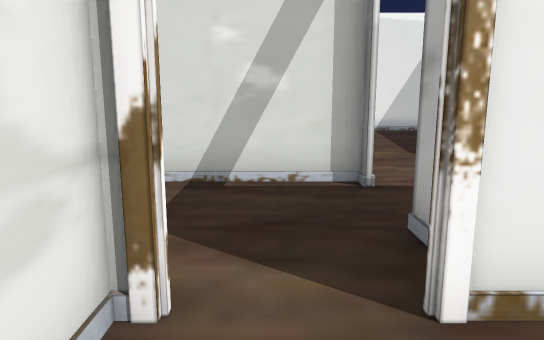
[1] (above)

23 first-person views from a walk through a scene from a Unity 3-D project. The camera is 1.3 m above the floor, tilts 10° down and sees 70° across. The floor is counted in squares, 1 m on a side. Each view is taken from the middle of a square. On the plan, view 1 faces up. The plan holds only what a view shows up to about 16 squares ahead; the rest is blank. The place goes on beyond the plan. The player character is not drawn. Some animated figures are left out. Door leaves are left out, so doorways stand open.

[2]
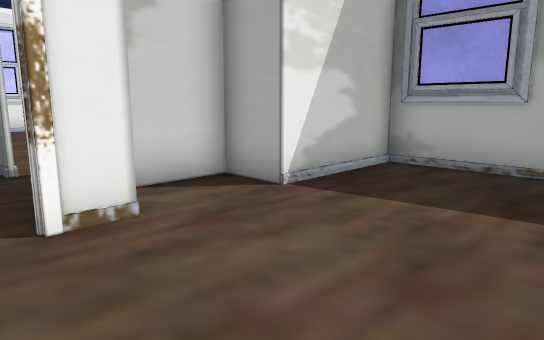

[3]
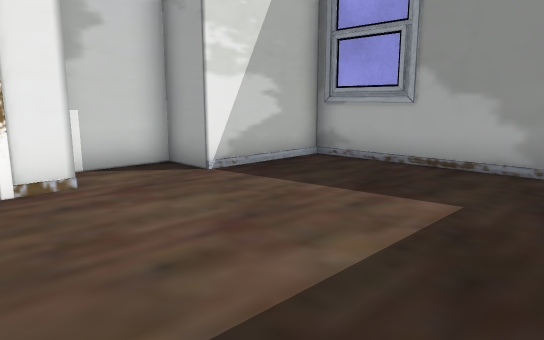

[4]
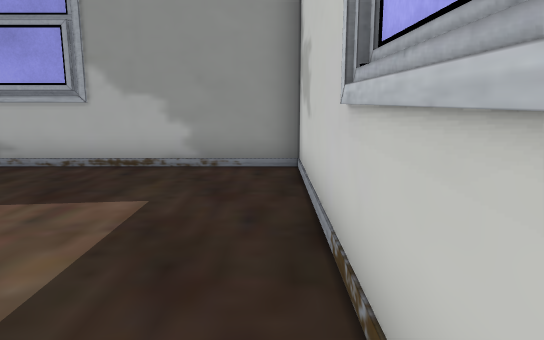

[5]
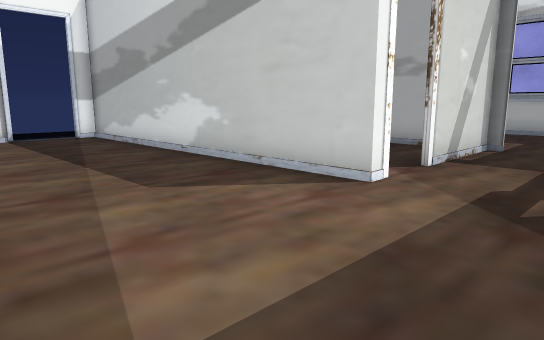

[6]
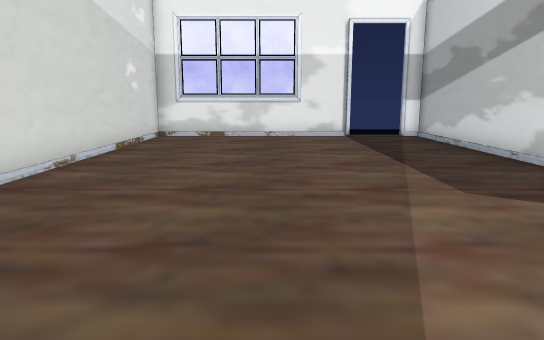

[7]
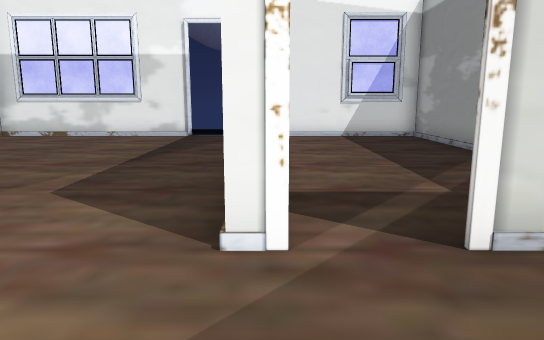

[8]
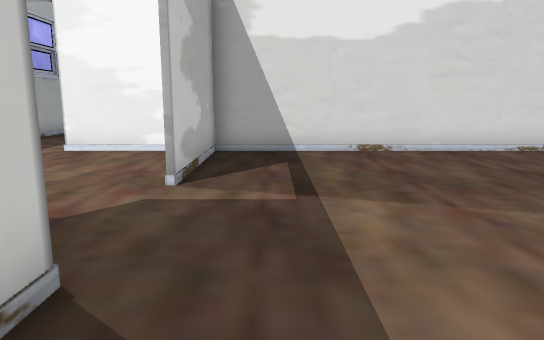

[9]
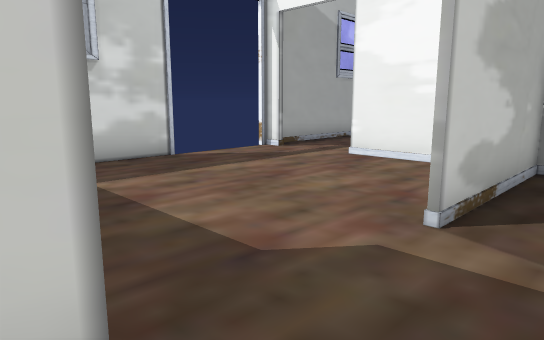

[10]
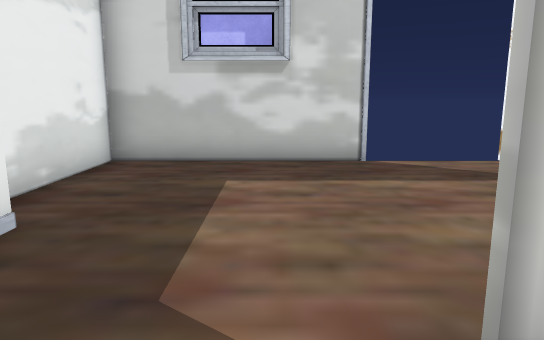

[11]
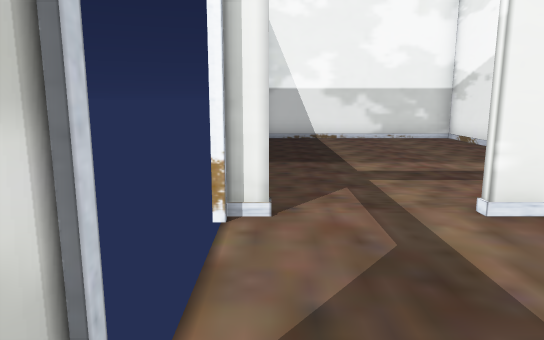

[12]
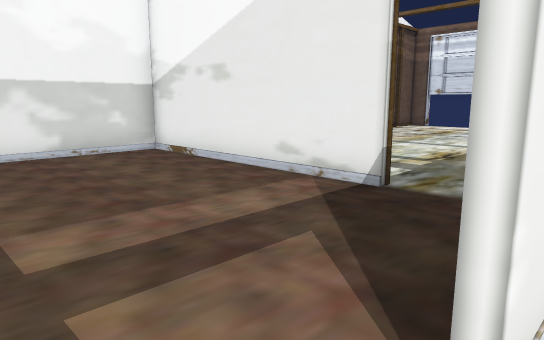

[13]
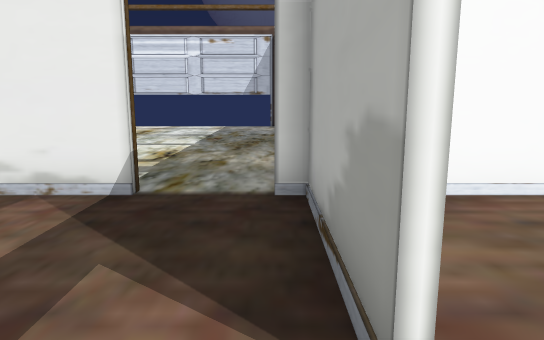

[14]
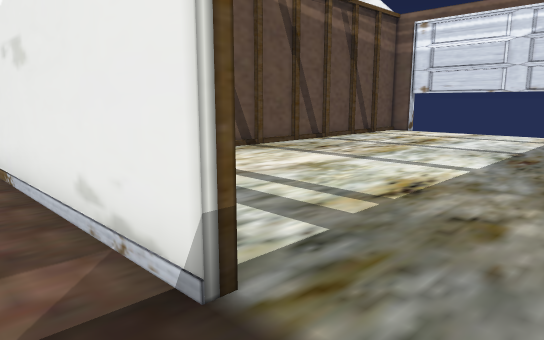

[15]
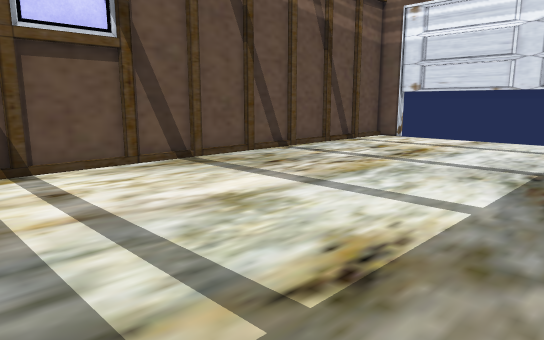

[16]
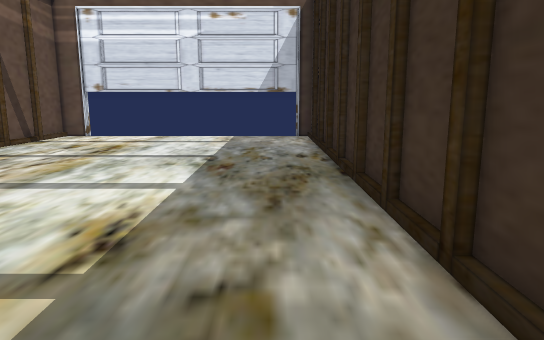

[17]
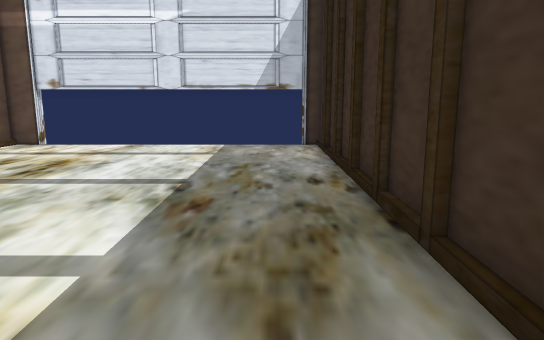

[18]
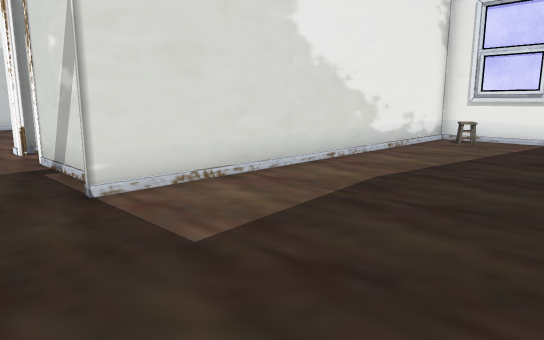

[19]
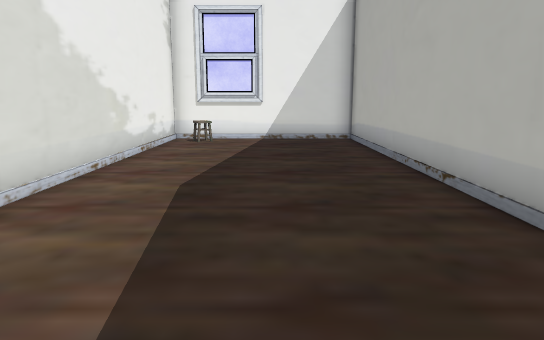

[20]
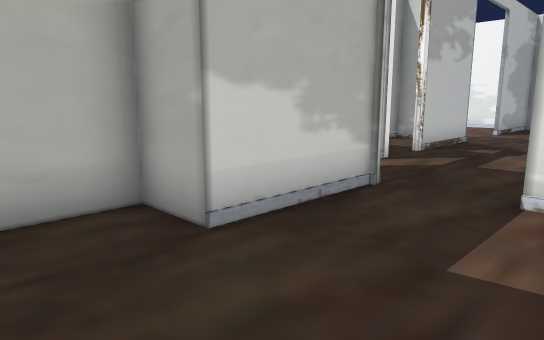

[21]
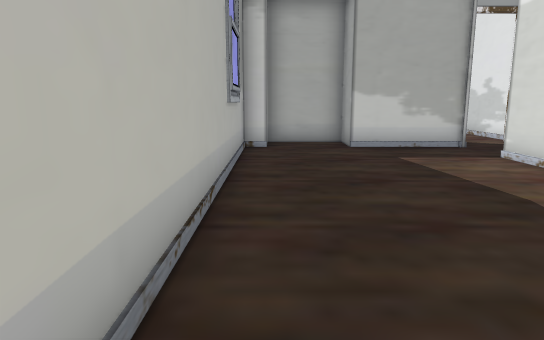

[22]
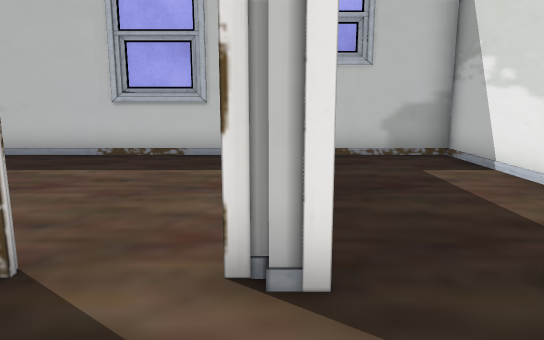

[23]
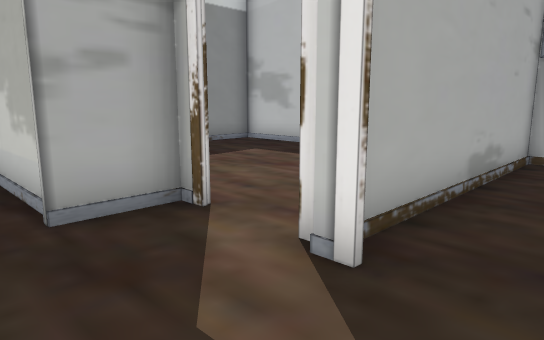

### Floor plan
Ten units are one square. View 1 is at (0, 0); x grows to the right and y downward. Boxes are objects, and circles mark ways between rooms. Rooms are numbered by the first view taken in them; rooms with no view inside come last. Other rooms are left out.
<svg viewBox="-245 -185 328 240">
<path fill="none" stroke="#000" d="M20 -23 9 -23M-10 -15 -10 10M-9 46 78 46 78 -23 44 -23 44 -36 24 -36M-111 -23 -126 -23M-145 -25 -99 -25M-66 -25 -30 -25M-170 -23 -240 -23 -240 41M-37 -63 -44 -63 -44 -179 -140 -179M-145 16 -145 -23 -150 -23M-143 40 -143 46M-111 46 -49 46M-15 -25 -10 -25 -10 -15M-54 46 -54 11M9 -23 15 -23 15 -38M15 -63 -24 -63M-201 46 -150 46M-143 -179 -143 16M-145 -49 -145 -179M-170 -28 -170 -23M-219 -179 -240 -179 -240 -54M-140 -179 -160 -179M71 -38 78 -38 78 -179 11 -179M16 -179 16 -59M15 -38 47 -38 47 -25 71 -25M15 -134 15 -179M15 -80 15 -91M11 -179 -34 -179M-53 10 -53 46M-62 -9 -62 -2M-49 46 -9 46M-11 46 -11 -19"/>
<rect x="25" y="-175" width="10" height="10" fill="#bbb"><title>stool</title></rect>
<circle cx="0" cy="-20" r="3" fill="#2a7"/>
<circle cx="-160" cy="-20" r="3" fill="#2a7"/>
<circle cx="15" cy="-50" r="3" fill="#2a7"/>
<circle cx="-30" cy="-70" r="3" fill="#2a7"/>
<circle cx="-25" cy="-20" r="3" fill="#2a7"/>
<text x="30" y="10">1</text>
<text x="-110" y="-50">2</text>
<text x="-190" y="-100">3</text>
<text x="50" y="-110">4</text>
<text x="-20" y="-120">5</text>
<text x="-30" y="10">6</text>
</svg>
Room 1 opens to room 2. Room 2 opens to room 3. Room 2 opens to room 4. Room 2 opens to room 5. Room 2 opens to room 6.

Where each view was taken, in squares from view 1:
view 1: 0 up, 0 right, facing up
view 2: 2 down, 0 right, facing up-right
view 3: 4 down, 0 right, facing up-right
view 4: 4 down, 0 right, facing right
view 5: 3 up, 10 left, facing up-right
view 6: 3 up, 10 left, facing up
view 7: 3 up, 4 left, facing up
view 8: 4 up, 4 left, facing left
view 9: 4 up, 6 left, facing down-left
view 10: 4 up, 9 left, facing down
view 11: 4 down, 10 left, facing left
view 12: 3 down, 14 left, facing up-left
view 13: 3 down, 15 left, facing up
view 14: 1 up, 15 left, facing up-left
view 15: 4 up, 16 left, facing up-left
view 16: 3 up, 16 left, facing up
view 17: 6 up, 16 left, facing up
view 18: 4 up, 7 right, facing up-left
view 19: 4 up, 5 right, facing up
view 20: 7 up, 7 right, facing down-left
view 21: 15 up, 7 right, facing down
view 22: 5 up, 1 left, facing down
view 23: 5 up, 3 left, facing down-right
